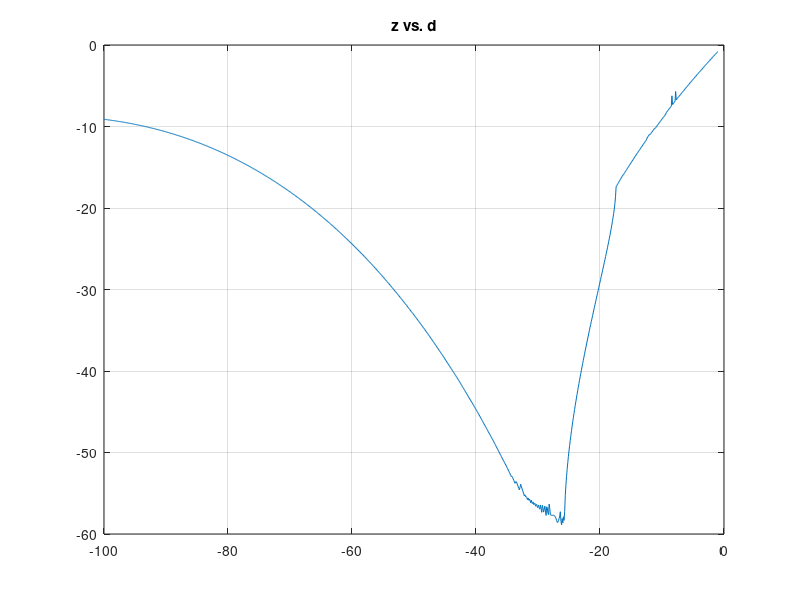
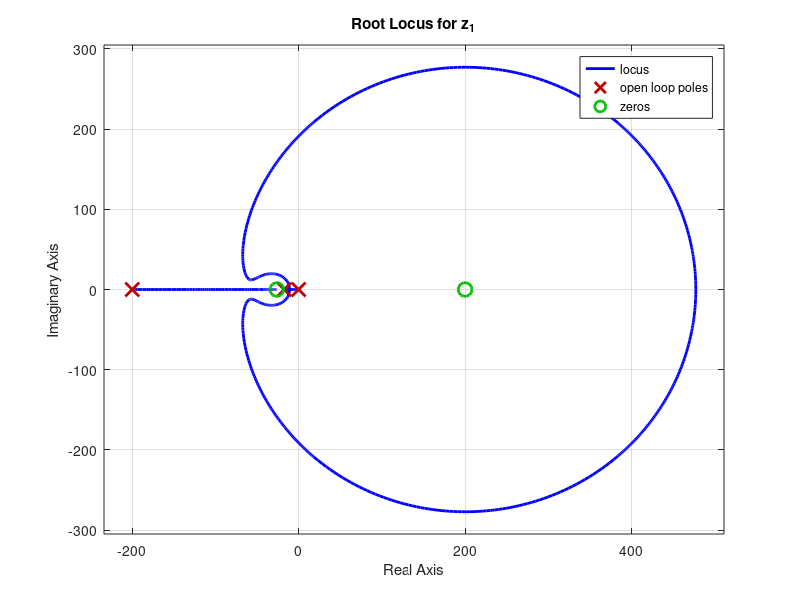
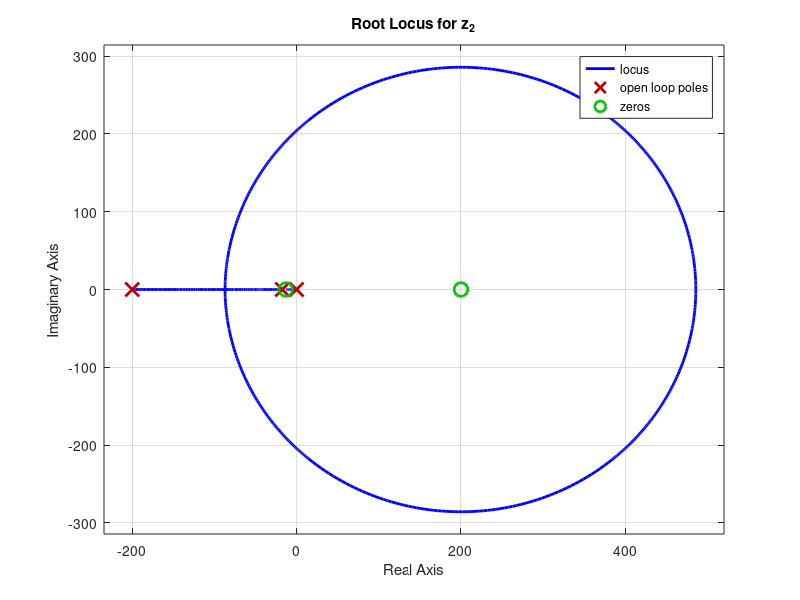
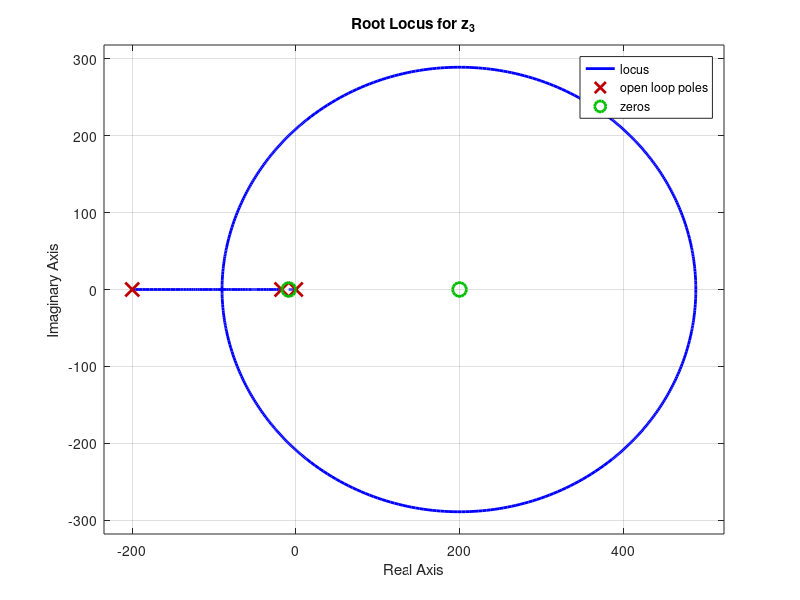

The MATLAB source for these figures, in order:
clc; close all;
K = (41.86 + 32.47 + 12.041) / 3;
tau = (0.031 + 0.044 + 0.097) / 3;
h = 0.01;
plant = tf([-K*h 2*K],[tau*h (2*tau)+h 2]);
maks = zeros(991, 65);
mins = zeros(991, 1);
Ks = zeros(991,1);
count = 1;
z = -100:0.1:-1;
for i = -100:0.1:-1
    g_c = tf([-1 i], [i 0]);
    [R,L] = rlocus(g_c * plant);
    for j = 1:65
        maks(count, j) = max(real(R(:,j)));
    end
    count = count + 1;
end
[mins, Ks] = min(maks, [], 2);
plot(-100:0.1:-1, mins);
grid; title('z vs. d');
[~, i] = min(mins);
figure;
z1 = z(i);
g_c = tf([-1 z1], [z1 0]);
rlocus(g_c * plant);        % Gain 2.0657
title('Root Locus for z_{1}');
figure;
z2 = z1 / 2;
g_c = tf([-1 z2], [z2 0]);
rlocus(g_c * plant);        % Gain 3.9767
title('Root Locus for z_{2}');
figure;
z3 = z1 / 3;
g_c = tf([-1 z3], [z3 0]);
rlocus(g_c * plant);        % Gain 3.0608
title('Root Locus for z_{3}');
hold off;
